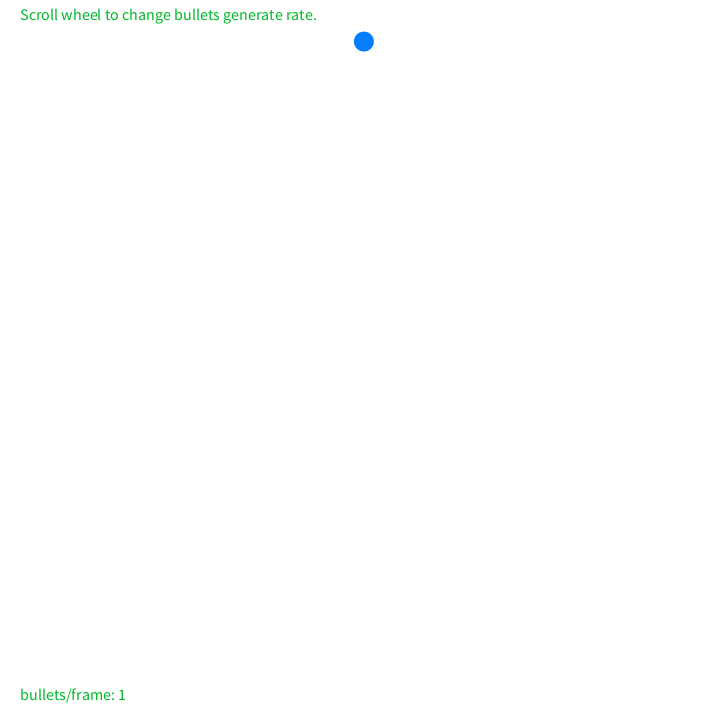
Frame 1 (no input)
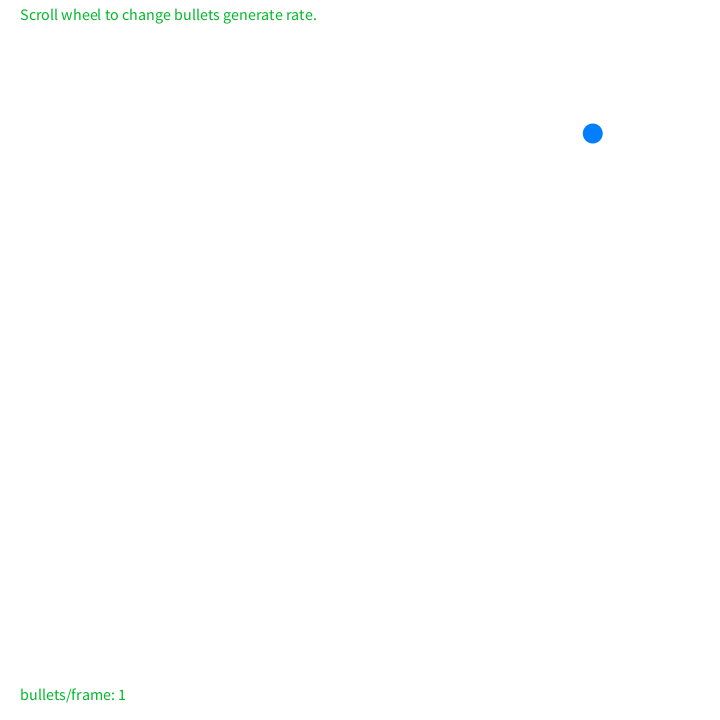
Frame 60 (the mouse pressed at the canvas centre just before this capture)
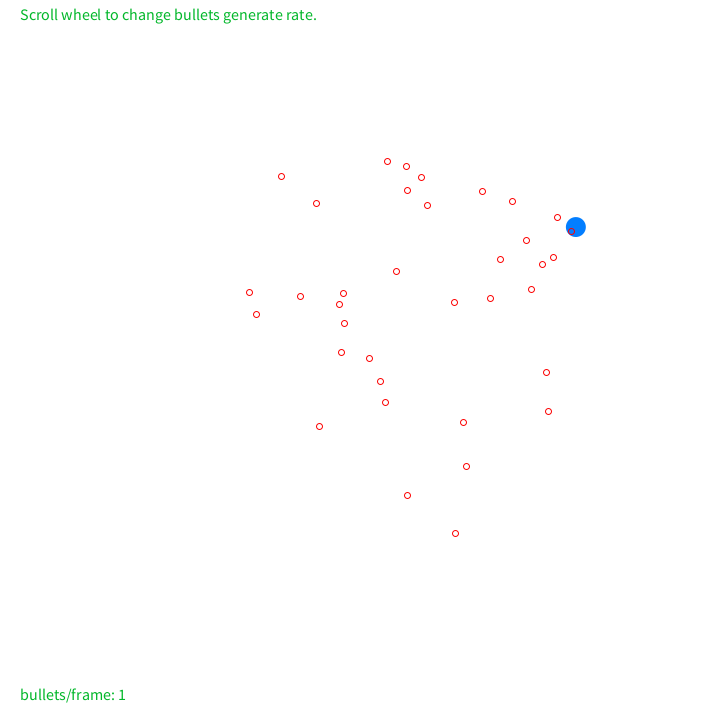
Frame 120 (the mouse held since frame 60 and released just before this capture)

The Processing sketch that drew these frames (run headless with seeded random() and noise(); from frame 60 on, the mouse is pressed at the canvas centre):

// Processing sketch: TrackBullet
// ── TrackBullet.pde

//==== screen ====
final int SCREEN_WIDTH=720;
final int SCREEN_HEIGHT=720;

//==== color ====
final int BULLET_COLOR=#FC0000;
final int PLANE_COLOR=#037EFF;
final int TEXT_COLOR=#02B72A;

//==== plane ====
final int PLANE_WIDTH=20;
final Point PLANE_VELOCITY=new Point(random(6), random(6));

//==== bullet ====
final float DELTA_ROTATE_RADIAN=0.1;
final float BULLET_VELOCITY=10;
final int BULLET_LIFE=300;
final int BULLET_RADIUS=6;
final int MAX_BULLET_PER_FRAME_POWER=6;
final int MAX_BULLET_COUNT=int(pow(2, MAX_BULLET_PER_FRAME_POWER)*60);
int bulletPerFramePower=0;

//==== variables ====
ArrayList<Plane> planes=new ArrayList<Plane>();
ArrayList<Bullet> bullets=new ArrayList<Bullet>();
Plane plane=new Plane(new Point(SCREEN_WIDTH/2, 40), PLANE_VELOCITY);
Point prevMouse=new Point(0.0f, 0.0f);
boolean generateBullet=false;

//initBullets
void initBullets(){
  for(int i=0;i<MAX_BULLET_COUNT;++i) {
    Bullet b=new Bullet(new Point(0.0f, 0.0f), 0);
    b.dead=true;
    bullets.add(b);
  }
}

//createBullet
void addBullet(){
  Bullet b=new Bullet(new Point(mouseX, mouseY), BULLET_VELOCITY);
  b.radian=random(2*PI);
  for(int i=0;i<MAX_BULLET_COUNT;++i){
    if(bullets.get(i).dead){
      bullets.set(i, b);
      break;
    }
  }
}

//clearScreen
void clearScreen(){
  noStroke();
  fill(255);
  rect(0, 0, SCREEN_WIDTH, SCREEN_HEIGHT);
}

//mousePressed
void mousePressed(){
  generateBullet=true;
}

//mouseReleased
void mouseReleased(){
  generateBullet=false;
}

//mouseWheel
void mouseWheel(MouseEvent event) {
  float e = event.getCount();
  bulletPerFramePower-=e;
  if(bulletPerFramePower<0) bulletPerFramePower=0;
  else if(bulletPerFramePower>MAX_BULLET_PER_FRAME_POWER) bulletPerFramePower=MAX_BULLET_PER_FRAME_POWER;
}

void setup(){
  size(720, 720);
  background(255);
  initBullets();
}

void draw(){
  clearScreen();
  
  for(int i=0;i<MAX_BULLET_COUNT;++i) 
    if(collisionDetection(plane, bullets.get(i))) bullets.get(i).dead=true;
  
  plane.update();
  for(Bullet b: bullets) b.track(plane.pos);
  for(Bullet b: bullets) b.update();
  
  int size=int(pow(2, bulletPerFramePower));
  if(generateBullet) {
    for(int i=0;i<size;++i) 
    addBullet();
  }
  
  fill(TEXT_COLOR);
  textSize(16);
  text("Scroll wheel to change bullets generate rate.", 20, 20);
  text("bullets/frame: "+new Integer(size).toString(), 20, SCREEN_HEIGHT-20);
}
// ── Bullet.pde
class Bullet{
  Point pos;
  Point trackPos;
  float radian;
  float velocity;
  int life;
  boolean dead;
  
  Bullet(Point _pos, float _v){
    pos=new Point(_pos);
    trackPos=new Point(random(SCREEN_WIDTH), random(SCREEN_HEIGHT));
    radian=0.0f;
    velocity=_v;
    life=0;
    dead=false;
  }
  
  private void show(){
    stroke(BULLET_COLOR);
    noFill();
    ellipse(pos.x, pos.y, BULLET_RADIUS, BULLET_RADIUS);
  }
  
  void track(Point p){ trackPos=p; }
  
  void update(){
    if(++life>BULLET_LIFE) dead=true;
    if(dead) return;
    
    //update radian
    float aimRadian=getTrackRadian(pos, trackPos);
    float diff=getNormalizeRadian(aimRadian-radian);
    if(diff<DELTA_ROTATE_RADIAN) radian+=diff;
    else if(diff<PI) radian+=DELTA_ROTATE_RADIAN;
    else radian-=DELTA_ROTATE_RADIAN;
    
    //update pos
    pos.x+=velocity*cos(radian);
    pos.y-=velocity*sin(radian);
    
    /*
    pos.x+=2*cos(aimRadian);
    pos.y+=2*sin(aimRadian);
    */
    
    //show
    show();
  }
}
// ── Plane.pde
class Plane{
  Point pos;
  Point velocity;
  
  Plane(Point _pos, Point _v){
    pos=new Point(_pos);
    velocity=_v;
  }
  
  private void show(){
    noStroke();
    fill(PLANE_COLOR);
    ellipse(pos.x, pos.y, PLANE_WIDTH, PLANE_WIDTH);
  }
  
  void update(){
    pos.x+=velocity.x;
    pos.y+=velocity.y;
    if(pos.x<PLANE_WIDTH){
      pos.x=PLANE_WIDTH;
      velocity.x=-velocity.x;
    }
    else if(pos.x>SCREEN_WIDTH-PLANE_WIDTH){
      pos.x=SCREEN_WIDTH-PLANE_WIDTH;
      velocity.x=-velocity.x;
    }
    if(pos.y<PLANE_WIDTH){
      pos.y=PLANE_WIDTH;
      velocity.y=-velocity.y;
    }
    else if(pos.y>SCREEN_HEIGHT-PLANE_WIDTH){
      pos.y=SCREEN_HEIGHT-PLANE_WIDTH;
      velocity.y=-velocity.y;
    }
    show();
  }
}
// ── Point.pde
class Point{
  float x;
  float y;
  
  Point(float _x, float _y){
    x=_x;
    y=_y;
  }
  
  Point(Point p){
    x=p.x;
    y=p.y;
  }
}

float getSquareDistance(Point p1, Point p2){
  float deltaX=p1.x-p2.x;
  float deltaY=p1.y-p2.y;
  return deltaX*deltaX+deltaY*deltaY;
}

Point getPoint(Point p, float radian, float len){
  float x=len*cos(radian);
  float y=len*sin(radian);
  return new Point(p.x+x, p.y-y);
}
// ── Utility.pde
 
//getTrackRadian
float getTrackRadian(Point p1, Point p2){
    float deltaX=p2.x-p1.x;
    float deltaY=p2.y-p1.y;
    float cosA=deltaX/sqrt(deltaX*deltaX+deltaY*deltaY);
    if(deltaY>0) return 2*PI-acos(cosA);
    else return acos(cosA);
}

//getNormalizeRadian
float getNormalizeRadian(float radian){
  if(radian>0 && radian<2*PI) return radian;
  
  if(radian<0){
    int c=int((-radian)/(2*PI))+1;
    radian+=c*2*PI;
  }
  
  //radian >= 2*PI
  else{
    int c=int(radian/(2*PI));
    radian-=c*2*PI;
  }
  
  return radian;
}

//collisionDetection
boolean collisionDetection(Plane plane, Bullet bullet){
  float halfPW=PLANE_WIDTH/2;
  float halfBW=BULLET_RADIUS/2;
  
  //plane
  float pLeft=plane.pos.x-halfPW;
  float pRight=plane.pos.x+halfPW;
  float pTop=plane.pos.y+halfPW;
  float pBottom=plane.pos.y-halfPW;
  
  //bullet
  float bLeft=bullet.pos.x-halfBW;
  float bRight=bullet.pos.x+halfBW;
  float bTop=bullet.pos.y+halfBW;
  float bBottom=bullet.pos.y-halfBW;
  
  if(pRight > bLeft && pLeft < bRight && pTop > bBottom && pBottom < bTop) return true;
  else return false;
}
